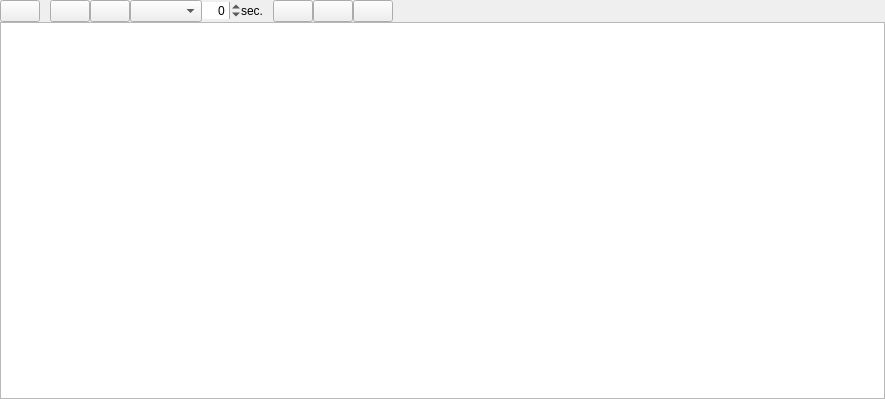
<?xml version="1.0" encoding="UTF-8"?>
<ui version="4.0">
 <class>DlgAutoDJ</class>
 <widget class="QWidget" name="DlgAutoDJ">
  <property name="geometry">
   <rect>
    <x>0</x>
    <y>0</y>
    <width>885</width>
    <height>399</height>
   </rect>
  </property>
  <property name="windowTitle">
   <string>Queue</string>
  </property>
  <layout class="QVBoxLayout" name="verticalLayout">
   <property name="spacing">
    <number>0</number>
   </property>
   <property name="leftMargin">
    <number>0</number>
   </property>
   <property name="topMargin">
    <number>0</number>
   </property>
   <property name="rightMargin">
    <number>0</number>
   </property>
   <property name="bottomMargin">
    <number>0</number>
   </property>
   <item>
    <widget class="QWidget" name="LibraryFeatureControls">
     <layout class="QHBoxLayout" name="horizontalLayout">
      <property name="spacing">
       <number>0</number>
      </property>
      <property name="leftMargin">
       <number>0</number>
      </property>
      <property name="topMargin">
       <number>0</number>
      </property>
      <property name="rightMargin">
       <number>0</number>
      </property>
      <property name="bottomMargin">
       <number>0</number>
      </property>
      <item>
       <widget class="QPushButton" name="pushButtonAutoDJ">
        <property name="focusPolicy">
         <enum>Qt::NoFocus</enum>
        </property>
        <property name="sizePolicy">
         <sizepolicy hsizetype="Preferred" vsizetype="Fixed">
          <horstretch>0</horstretch>
          <verstretch>0</verstretch>
         </sizepolicy>
        </property>
        <property name="checkable">
         <bool>true</bool>
        </property>
       </widget>
      </item>
      <item>
       <spacer name="horizontalSpacer_1">
        <property name="orientation">
         <enum>Qt::Horizontal</enum>
        </property>
        <property name="sizeType">
         <enum>QSizePolicy::Fixed</enum>
        </property>
        <property name="sizeHint" stdset="0">
         <size>
          <width>10</width>
          <height>1</height>
         </size>
        </property>
       </spacer>
      </item>
      <item>
       <widget class="QPushButton" name="pushButtonFadeNow">
        <property name="focusPolicy">
         <enum>Qt::NoFocus</enum>
        </property>
        <property name="sizePolicy">
         <sizepolicy hsizetype="Preferred" vsizetype="Fixed">
          <horstretch>0</horstretch>
          <verstretch>0</verstretch>
         </sizepolicy>
        </property>
       </widget>
      </item>
      <item>
       <widget class="QPushButton" name="pushButtonSkipNext">
        <property name="focusPolicy">
         <enum>Qt::NoFocus</enum>
        </property>
        <property name="sizePolicy">
         <sizepolicy hsizetype="Preferred" vsizetype="Fixed">
          <horstretch>0</horstretch>
          <verstretch>0</verstretch>
         </sizepolicy>
        </property>
        <property name="checkable">
         <bool>false</bool>
        </property>
       </widget>
      </item>
      <item>
       <widget class="QComboBox" name="fadeModeCombobox">
       </widget>
      </item>
      <item>
       <widget class="QSpinBox" name="spinBoxTransition">
        <property name="sizePolicy">
         <sizepolicy hsizetype="Fixed" vsizetype="Fixed">
          <horstretch>0</horstretch>
          <verstretch>0</verstretch>
         </sizepolicy>
        </property>
        <property name="frame">
         <bool>false</bool>
        </property>
        <property name="alignment">
         <set>Qt::AlignRight|Qt::AlignTrailing|Qt::AlignVCenter</set>
        </property>
        <property name="minimum">
         <number>-99</number>
        </property>
       </widget>
      </item>
      <item>
       <widget class="QLabel" name="labelTransitionAppendix">
        <property name="text">
         <string>sec.</string>
        </property>
       </widget>
      </item>
      <item>
       <spacer name="horizontalSpacer_2">
        <property name="orientation">
         <enum>Qt::Horizontal</enum>
        </property>
        <property name="sizeType">
         <enum>QSizePolicy::Fixed</enum>
        </property>
        <property name="sizeHint" stdset="0">
         <size>
          <width>10</width>
          <height>1</height>
         </size>
        </property>
       </spacer>
      </item>
      <item>
       <widget class="QPushButton" name="pushButtonShuffle">
        <property name="focusPolicy">
         <enum>Qt::NoFocus</enum>
        </property>
        <property name="sizePolicy">
         <sizepolicy hsizetype="Preferred" vsizetype="Fixed">
          <horstretch>0</horstretch>
          <verstretch>0</verstretch>
         </sizepolicy>
        </property>
        <property name="checkable">
         <bool>false</bool>
        </property>
       </widget>
      </item>
      <item>
       <widget class="QPushButton" name="pushButtonAddRandomTrack">
        <property name="focusPolicy">
         <enum>Qt::NoFocus</enum>
        </property>
        <property name="sizePolicy">
         <sizepolicy hsizetype="Preferred" vsizetype="Fixed">
          <horstretch>0</horstretch>
          <verstretch>0</verstretch>
         </sizepolicy>
        </property>
       </widget>
      </item>
      <item>
       <widget class="QPushButton" name="pushButtonRepeatPlaylist">
        <property name="focusPolicy">
         <enum>Qt::NoFocus</enum>
        </property>
        <property name="sizePolicy">
         <sizepolicy hsizetype="Preferred" vsizetype="Fixed">
          <horstretch>0</horstretch>
          <verstretch>0</verstretch>
         </sizepolicy>
        </property>
        <property name="checkable">
         <bool>true</bool>
        </property>
       </widget>
      </item>
      <item>
       <spacer name="horizontalSpacer_3">
        <property name="orientation">
         <enum>Qt::Horizontal</enum>
        </property>
        <property name="sizeHint" stdset="0">
         <size>
          <width>1</width>
          <height>20</height>
         </size>
        </property>
       </spacer>
      </item>
      <item>
       <widget class="QLabel" name="labelSelectionInfo">
        <property name="text">
         <string/>
        </property>
       </widget>
      </item>
     </layout>
    </widget>
   </item>
   <item>
    <widget class="QTableView" name="m_pTrackTablePlaceholder">
     <property name="showGrid">
      <bool>true</bool>
     </property>
    </widget>
   </item>
  </layout>
 </widget>
 <resources>
  <include location="../../../res/mixxx.qrc"/>
 </resources>
 <connections/>
</ui>
